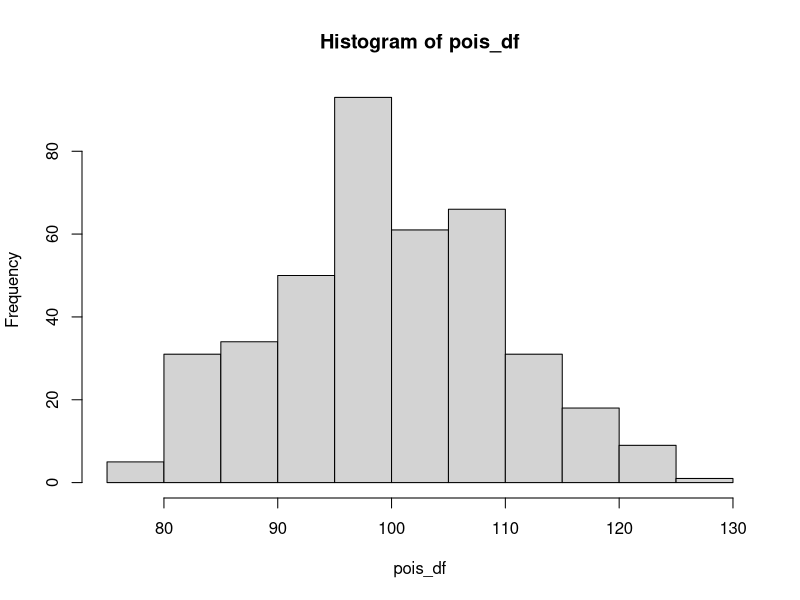
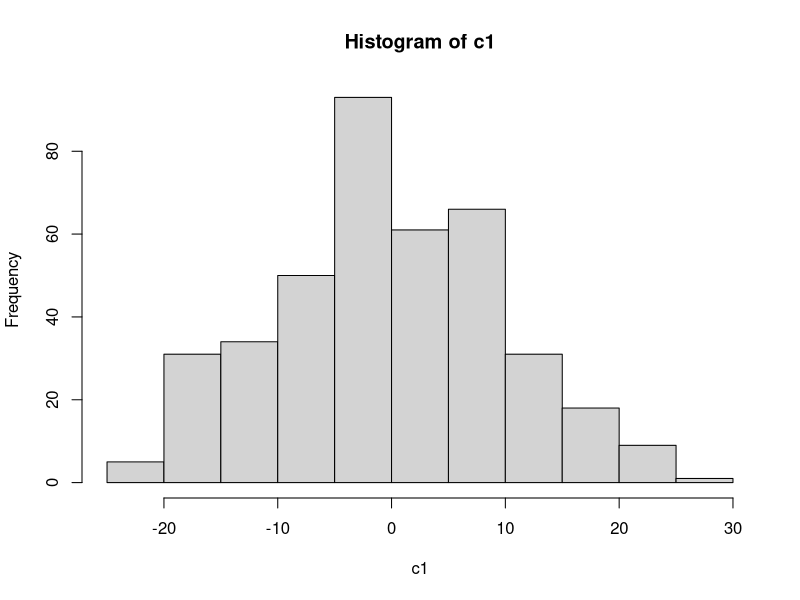

Here is the R script that generated these plots, in order:
# ◧ A gente já sabe que o R nada de braçada em cálculos, análises e gráficos, certo? Então, vamos começar a aprender como fazer nossos cálculos no R.
# 
# ◧ Primeira coisa a dizer é que o R faz todos os cálculos mais "simples": somar, subtrair, multiplicar... E também os cálculos mais
# "estatísticos": média, mediana, variância... Mas também faz muito mais coisa!!!
#   
#   ◧ Como este é um curso de R básico, vamos focar nas funções mais simples, ok? Porém já introduzindo alguns usos práticos que podemos fazer com elas.
# 
# 📘 Os materiais desta atividade são um vídeo e o código de aula, disponível no github: https://github.com/hugoavmedeiros/cd_com_r/blob/master/scripts/programacao/calculando.R.
# 
# 💎 Compartilhe com a gente um código criado por você com a centralização de alguma base de dados (nativa, externa ou criada por você 🙂) Lembre-se de compartilhar um link do github!


### Gerando uma distribuição de poisson composta por 10.000 elementos com a função rpois
pois_df <- rpois(runif(1,100,1000),100)
# visualizando a distribuição
pois_df

length(pois_df) # quantidade de registgros

#### Centralizando nossa distribuição subtraindo a média.
c1 <- pois_df - mean(pois_df)

### Podemos perceber uma concentração dos dados após o processo, ainda que discreta.
hist(pois_df)
hist(c1)

